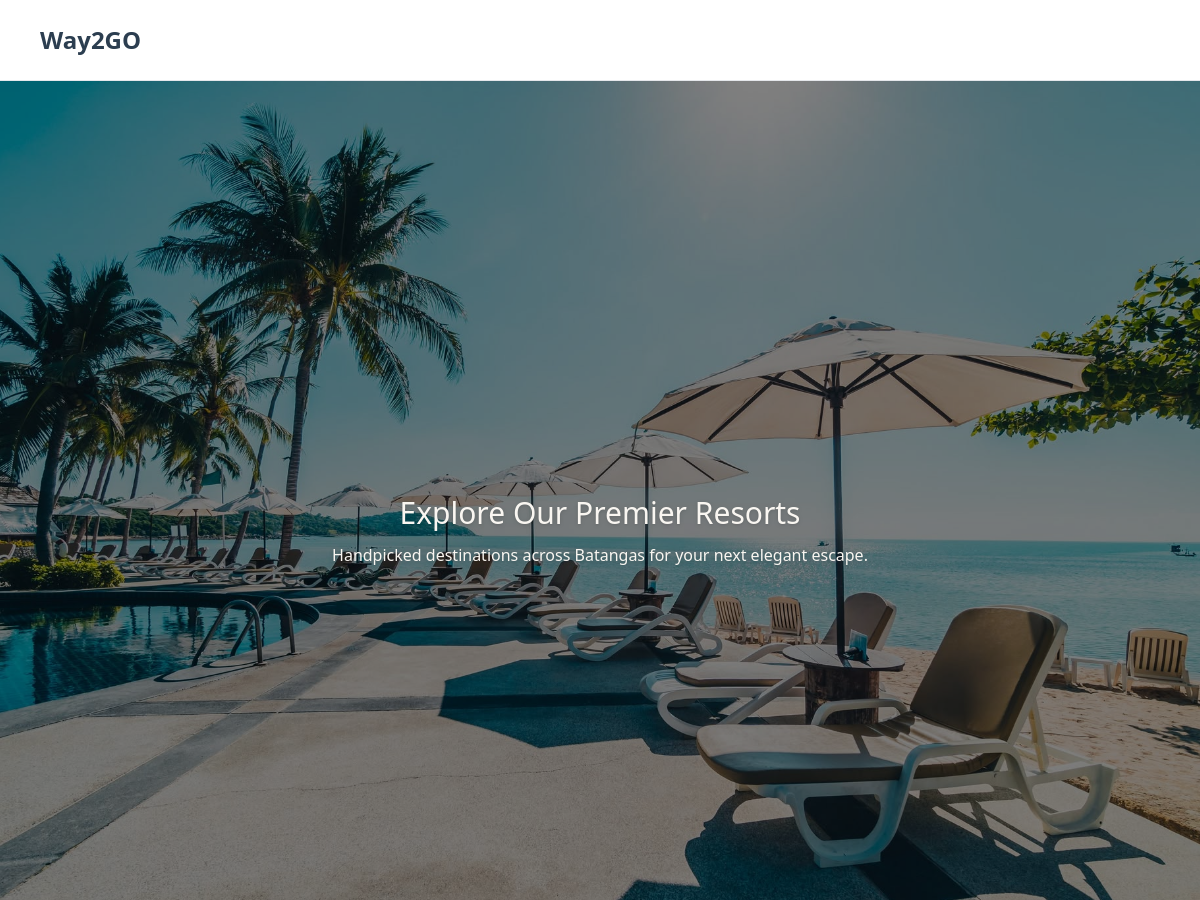
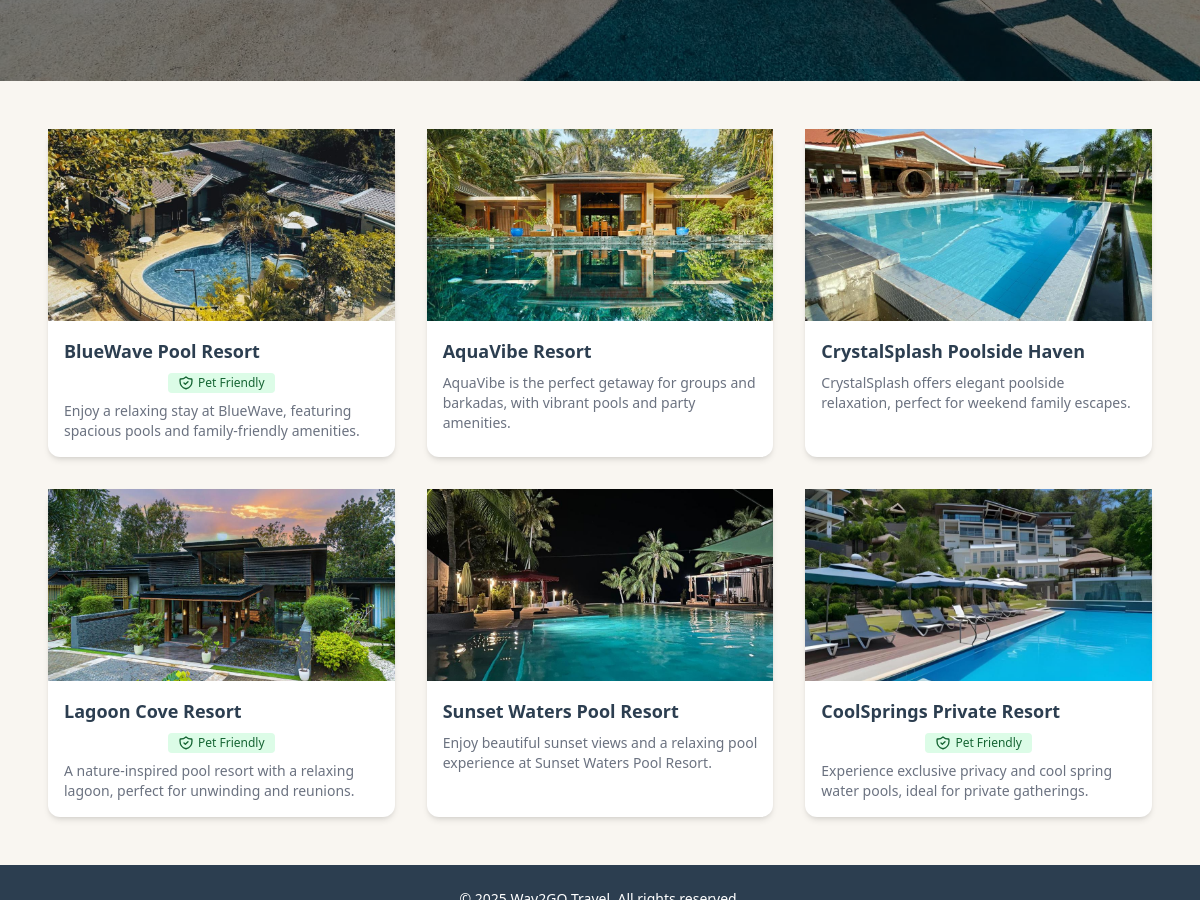
The app's page /resorts with its own data (2 pictures, top to bottom).
### models/models.py (models this page shows)
class Resort(db.Model):
    __tablename__ = 'resorts'
    id = db.Column(db.Integer, primary_key=True)
    slug = db.Column(db.String, unique=True, nullable=False)  # This is resort_id in our design
    name = db.Column(db.String, nullable=False)
    image_url = db.Column(db.String)
    is_pet_friendly = db.Column(db.Integer, default=0)
    description = db.Column(db.Text)
    location = db.Column(db.String)
    google_maps_link = db.Column(db.String)
    amenities = db.Column(db.JSON)
    rooms = db.relationship('Room', backref='resort', lazy=True, cascade='all, delete-orphan')

### app.py (the view)
@app.route('/resorts')
def show_resorts():
    resorts = Resort.query.all()  # fetch all resorts via ORM
    return render_template('2ndpage.html', resorts=resorts)

### templates/2ndpage.html (shortened to what this page needs)
<!DOCTYPE html>
<html lang="en">
<head>
  <script src="https://cdn.tailwindcss.com"></script>
</head>
<body class="font-[Open+Sans] bg-[#f9f6f1] text-[#444]">
  <header class="bg-white py-6 px-10 flex justify-between items-center border-b border-gray-200">
    <h1 class="text-2xl font-bold font-[Playfair+Display] text-[#2c3e50]">Way2GO</h1>
  </header>
  <section class="relative bg-cover bg-center h-[50vh] flex items-center justify-center text-center text-white mb-12" style="background-image: url('static/images/2NDPAGEBG.jpg')">
    <div class="absolute inset-0 bg-black bg-opacity-50 z-0"></div>
    <div class="relative z-10 px-4">
      <h2 class="text-3xl font-[Playfair+Display] mb-3 text-[#f9f6f1] drop-shadow">Explore Our Premier Resorts</h2>
      <p class="text-md max-w-xl mx-auto text-[#f9f6f1] drop-shadow">Handpicked destinations across Batangas for your next elegant escape.</p>
    </div>
  </section>
  <section class="grid grid-cols-1 sm:grid-cols-2 md:grid-cols-3 gap-8 max-w-6xl mx-auto my-12 px-6">
    {% for resort in resorts %}
    <a href="/resort-details?resort={{ resort.slug }}" class="bg-white rounded-xl shadow-md hover:shadow-lg transition">
      <img src="{{ resort.image_url }}" alt="{{ resort.name }}" class="w-full h-48 object-cover">
      <div class="p-4">
        <p class="text-lg font-semibold text-[#2c3e50]">{{ resort.name }}</p>
        {% if resort.is_pet_friendly %}
          <div class="mt-2 flex items-center justify-center">
            <span class="bg-green-100 text-green-800 text-xs font-medium px-2.5 py-0.5 rounded flex items-center">
              Pet Friendly
            </span>
          </div>
        {% endif %}
        <p class="text-sm text-gray-500 mt-2">{{ resort.description }}</p>
      </div>
    </a>
    {% endfor %}
  </section>
  <footer class="bg-[#2c3e50] text-white text-center py-6 text-sm mt-12">
    <p>&copy; 2025 Way2GO Travel. All rights reserved.</p>
  </footer>
</body>
</html>

### records on screen
Resort: image_url (picture), name "BlueWave Pool Resort", is_pet_friendly 1 (drawn), description "Enjoy a relaxing stay at BlueWave, featuring spacious pools and family-friendly amenities."
Resort: image_url (picture), name "AquaVibe Resort", description "AquaVibe is the perfect getaway for groups and barkadas, with vibrant pools and party amenities."
Resort: image_url (picture), name "CrystalSplash Poolside Haven", description "CrystalSplash offers elegant poolside relaxation, perfect for weekend family escapes."
Resort: image_url (picture), name "Lagoon Cove Resort", is_pet_friendly 1 (drawn), description "A nature-inspired pool resort with a relaxing lagoon, perfect for unwinding and reunions."
Resort: image_url (picture), name "Sunset Waters Pool Resort", description "Enjoy beautiful sunset views and a relaxing pool experience at Sunset Waters Pool Resort."
Resort: image_url (picture), name "CoolSprings Private Resort", is_pet_friendly 1 (drawn), description "Experience exclusive privacy and cool spring water pools, ideal for private gatherings."
